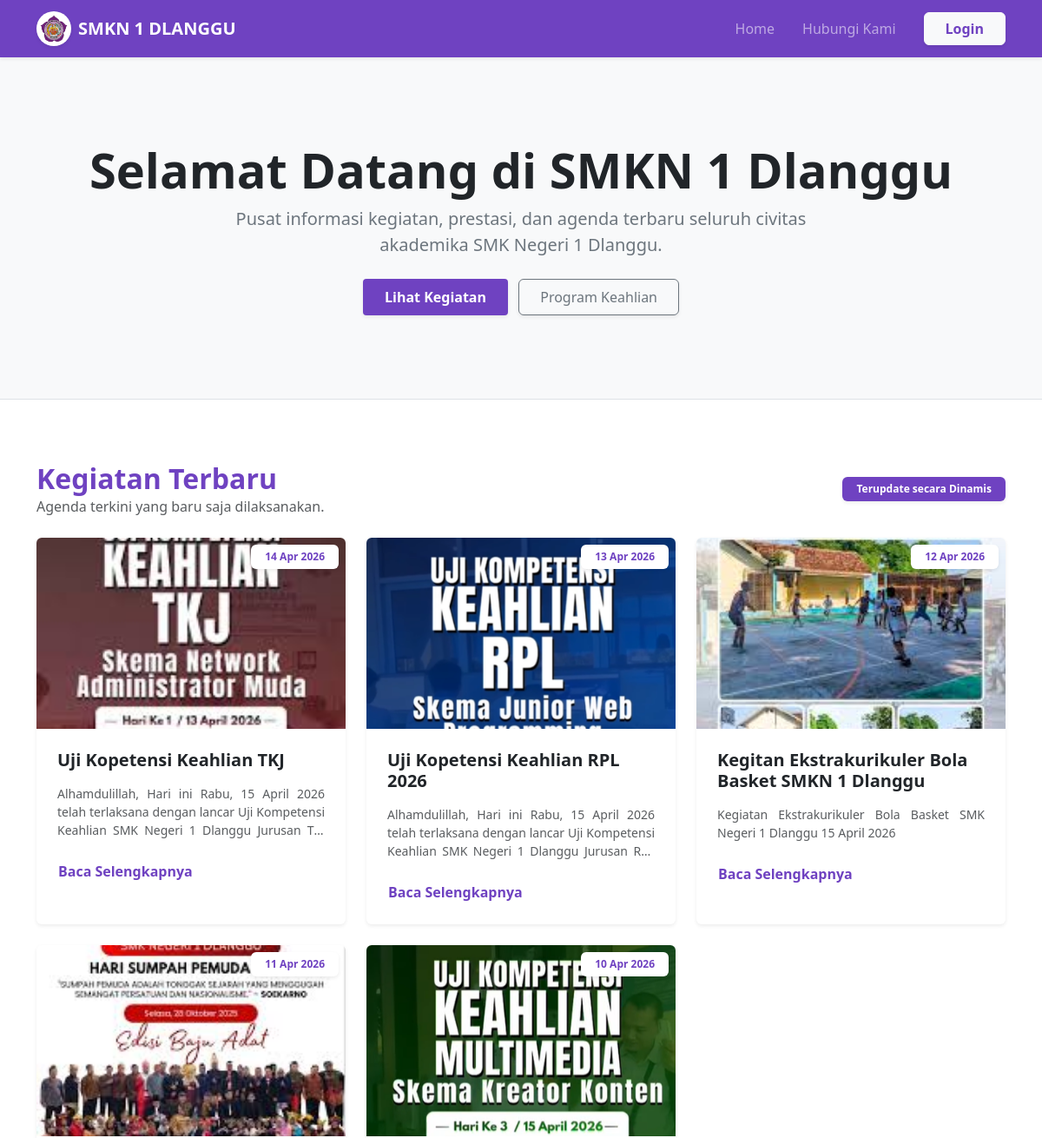
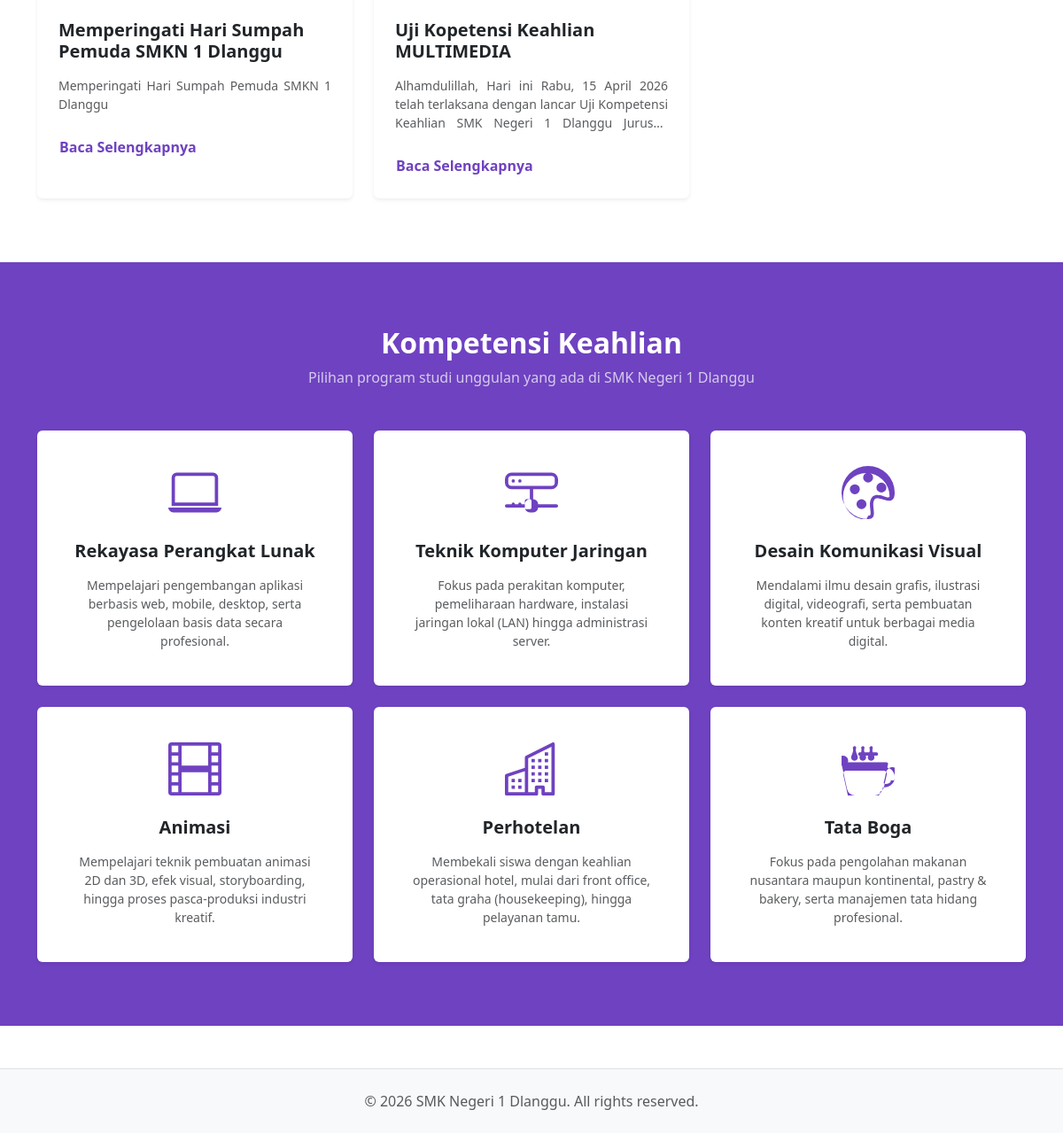
The page / on the database its author committed (2 pictures, top to bottom).
### tables this page shows
CREATE TABLE `kegiatan` (
  `id_kegiatan` int NOT NULL,
  `judul_kegiatan` varchar(255) NOT NULL,
  `deskripsi` text NOT NULL,
  `tanggal_kegiatan` date NOT NULL,
  `gambar` varchar(255) NOT NULL
);

### index.php (the view, shortened to what this page needs)
<?php
include 'config/koneksi.php';
include 'layouts/header.php';
?>
<div class="py-5 bg-light border-bottom">
    <div class="container text-center py-5">
        <h1 class="display-4 fw-bold text-dark">Selamat Datang di SMKN 1 Dlanggu</h1>
        <p class="lead text-secondary mx-auto" style="max-width: 700px;">
            Pusat informasi kegiatan, prestasi, dan agenda terbaru seluruh civitas akademika SMK Negeri 1 Dlanggu.
        </p>
        <div class="mt-4">
            <a href="#kegiatan" class="btn btn-purple px-4 py-2 fw-bold shadow-sm">Lihat Kegiatan</a>
            <a href="#jurusan" class="btn btn-outline-secondary px-4 py-2 ms-2 shadow-sm">Program Keahlian</a>
        </div>
    </div>
</div>
<div class="container my-5 py-4" id="kegiatan">
    <div class="row mb-4 align-items-center">
        <div class="col-md-6">
            <h2 class="fw-bold text-purple m-0">Kegiatan Terbaru</h2>
            <p class="text-muted m-0">Agenda terkini yang baru saja dilaksanakan.</p>
        </div>
        <div class="col-md-6 text-md-end mt-3 mt-md-0">
            <div class="badge bg-purple px-3 py-2 shadow-sm">Terupdate secara Dinamis</div>
        </div>
    </div>
    <div class="row g-4">
        <?php
        $query = "SELECT * FROM kegiatan ORDER BY tanggal_kegiatan DESC";
        $result = mysqli_query($koneksi, $query);
        if (mysqli_num_rows($result) > 0) {
            while ($data = mysqli_fetch_assoc($result)) {
                $id_modal = "modalKegiatan" . $data['id_kegiatan'];
        ?>
                <div class="col-md-4">
                    <div class="card h-100 border-0 shadow-sm overflow-hidden">
                        <div style="height: 220px; position: relative;">
                            <img src="assets/img/<?php echo $data['gambar']; ?>" class="w-100 h-100" style="object-fit: cover;" alt="Kegiatan">
                            <div class="position-absolute top-0 end-0 m-2">
                                <span class="badge bg-white text-purple shadow-sm px-3 py-2">
                                    <?php echo date('d M Y', strtotime($data['tanggal_kegiatan'])); ?>
                                </span>
                            </div>
                        </div>
                        <div class="card-body p-4">
                            <h5 class="card-title fw-bold mb-3 text-dark"><?php echo $data['judul_kegiatan']; ?></h5>
                            <p class="card-text text-muted small mb-4" style="display: -webkit-box; -webkit-line-clamp: 3; -webkit-box-orient: vertical; overflow: hidden; text-align: justify;">
                                <?php echo $data['deskripsi']; ?>
                            </p>
                            <button type="button" class="btn btn-link text-purple p-0 fw-bold text-decoration-none" data-bs-toggle="modal" data-bs-target="#<?php echo $id_modal; ?>">
                                Baca Selengkapnya <i class="bi bi-arrow-right"></i>
                            </button>
                        </div>
                    </div>
                </div>
        <?php
            }
        } else {
            echo "<div class='col-12 text-center py-5'><p class='text-muted'>Belum ada data kegiatan.</p></div>";
        }
        ?>
    </div>
</div>
<div class="bg-purple text-white py-5 mt-5" id="jurusan">
    <div class="container py-4">
        <div class="text-center mb-5">
            <h2 class="fw-bold m-0">Kompetensi Keahlian</h2>
            <p class="text-light mt-2 opacity-75">Pilihan program studi unggulan yang ada di SMK Negeri 1 Dlanggu</p>
        </div>
        <div class="row g-4 justify-content-center">
            <div class="col-md-4">
                <div class="card h-100 border-0 shadow-sm text-center p-4">
                    <div class="card-body">
                        <div class="mb-4">
                            <svg xmlns="http://www.w3.org/2000/svg" width="60" height="60" fill="#6f42c1" class="bi bi-laptop" viewBox="0 0 16 16">
                                <path d="M13.5 3a.5.5 0 0 1 .5.5V11H2V3.5a.5.5 0 0 1 .5-.5h11zm-11-1A1.5 1.5 0 0 0 1 3.5V12h14V3.5A1.5 1.5 0 0 0 13.5 2h-11zM0 12.5h16a1.5 1.5 0 0 1-1.5 1.5h-13A1.5 1.5 0 0 1 0 12.5z"/>
                            </svg>
                        </div>
                        <h5 class="fw-bold text-dark mb-3">Rekayasa Perangkat Lunak</h5>
                        <p class="text-muted small mb-0">Mempelajari pengembangan aplikasi berbasis web, mobile, desktop, serta pengelolaan basis data secara profesional.</p>
                    </div>
                </div>
            </div>
            <div class="col-md-4">
                <div class="card h-100 border-0 shadow-sm text-center p-4">
                    <div class="card-body">
                        <div class="mb-4">
                        </div>
                        <h5 class="fw-bold text-dark mb-3">Teknik Komputer Jaringan</h5>
                        <p class="text-muted small mb-0">Fokus pada perakitan komputer, pemeliharaan hardware, instalasi jaringan lokal (LAN) hingga administrasi server.</p>
                    </div>
                </div>
            </div>
            <div class="col-md-4">
                <div class="card h-100 border-0 shadow-sm text-center p-4">
                    <div class="card-body">
                        <div class="mb-4">
                        </div>
                        <h5 class="fw-bold text-dark mb-3">Desain Komunikasi Visual</h5>
                        <p class="text-muted small mb-0">Mendalami ilmu desain grafis, ilustrasi digital, videografi, serta pembuatan konten kreatif untuk berbagai media digital.</p>
                    </div>
                </div>
            </div>
            <div class="col-md-4">
                <div class="card h-100 border-0 shadow-sm text-center p-4">
                    <div class="card-body">
                        <div class="mb-4">
                        </div>
                        <h5 class="fw-bold text-dark mb-3">Animasi</h5>
                        <p class="text-muted small mb-0">Mempelajari teknik pembuatan animasi 2D dan 3D, efek visual, storyboarding, hingga proses pasca-produksi industri kreatif.</p>
                    </div>
                </div>
            </div>
            <div class="col-md-4">
                <div class="card h-100 border-0 shadow-sm text-center p-4">
                    <div class="card-body">
                        <div class="mb-4">
                        </div>
                        <h5 class="fw-bold text-dark mb-3">Perhotelan</h5>
                        <p class="text-muted small mb-0">Membekali siswa dengan keahlian operasional hotel, mulai dari front office, tata graha (housekeeping), hingga pelayanan tamu.</p>
                    </div>
                </div>
            </div>
            <div class="col-md-4">
                <div class="card h-100 border-0 shadow-sm text-center p-4">
                    <div class="card-body">
                        <div class="mb-4">
                        </div>
                        <h5 class="fw-bold text-dark mb-3">Tata Boga</h5>
                        <p class="text-muted small mb-0">Fokus pada pengolahan makanan nusantara maupun kontinental, pastry & bakery, serta manajemen tata hidang profesional.</p>
                    </div>
                </div>
            </div>
        </div>
    </div>
</div>
<?php include 'layouts/footer.php'; ?>

### layouts/header.php (shortened to what this page needs)
<?php
$direktori_sekarang = basename(dirname($_SERVER['PHP_SELF']));
$path = ($direktori_sekarang == 'admin') ? '../' : '';
?>
<!DOCTYPE html>
<html lang="id">
<head>
    <link href="https://cdn.jsdelivr.net/npm/bootstrap@5.3.0/dist/css/bootstrap.min.css" rel="stylesheet">
</head>
<body>
<nav class="navbar navbar-expand-lg navbar-dark bg-purple py-2 shadow-sm">
    <div class="container">
        <a class="navbar-brand fw-bold d-flex align-items-center" href="<?php echo $path; ?>index.php">
            <img src="<?php echo $path; ?>assets/img/logo.png" alt="Logo SMKN 1 Dlanggu" width="40" height="40" class="me-2 rounded-circle bg-white p-1 shadow-sm">
            <span class="d-none d-sm-inline">SMKN 1 DLANGGU</span>
        </a>
        <div class="collapse navbar-collapse" id="navbarNav">
            <ul class="navbar-nav ms-auto align-items-center">
                <li class="nav-item"><a class="nav-link px-3" href="<?php echo $path; ?>index.php">Home</a></li>
                <li class="nav-item"><a class="nav-link px-3" href="<?php echo $path; ?>kontak.php">Hubungi Kami</a></li>
                <?php if (!isset($_SESSION['status']) || $_SESSION['status'] != "login"): ?>
                <li class="nav-item ms-lg-3">
                    <a class="btn btn-light text-purple fw-bold px-4 shadow-sm" href="<?php echo $path; ?>login.php">Login</a>
                </li>
                <?php else: ?>
                <li class="nav-item ms-lg-3">
                    <a class="nav-link fw-bold text-white border border-white rounded px-3 ms-2" href="<?php echo $path; ?>admin/index.php">Dashboard Admin</a>
                </li>
                <?php endif; ?>
            </ul>
        </div>
    </div>
</nav>

### layouts/footer.php (shortened to what this page needs)
<footer class="bg-light text-center py-4 mt-5 border-top">
    <div class="container">
        <p class="mb-0 text-muted">&copy; 2026 SMK Negeri 1 Dlanggu. All rights reserved.</p>
    </div>
</footer>
</body>
</html>

### layouts/header.php (style rules this page uses)
:root { --ungu-utama: #6f42c1; --ungu-gelap: #5a32a3; }
.bg-purple { background-color: var(--ungu-utama) !important; }
.btn-purple { background-color: var(--ungu-utama); color: white; border-radius: 4px; }
.text-purple { color: var(--ungu-utama); }

### rows shown on the page
kegiatan: gambar (picture), tanggal_kegiatan "14 Apr 2026", judul_kegiatan "Uji Kopetensi Keahlian TKJ", deskripsi "Alhamdulillah, Hari ini Rabu, 15 April 2026 telah terlaksana dengan lancar Uji Kompetensi Keahlian SMK Negeri 1 Dlanggu Jurusan…"
kegiatan: gambar (picture), tanggal_kegiatan "13 Apr 2026", judul_kegiatan "Uji Kopetensi Keahlian RPL 2026", deskripsi "Alhamdulillah, Hari ini Rabu, 15 April 2026 telah terlaksana dengan lancar Uji Kompetensi Keahlian SMK Negeri 1 Dlanggu Jurusan…"
kegiatan: gambar (picture), tanggal_kegiatan "12 Apr 2026", judul_kegiatan "Kegitan Ekstrakurikuler Bola Basket SMKN 1 Dlanggu", deskripsi "Kegiatan Ekstrakurikuler Bola Basket SMK Negeri 1 Dlanggu 15 April 2026"
kegiatan: gambar (picture), tanggal_kegiatan "11 Apr 2026", judul_kegiatan "Memperingati Hari Sumpah Pemuda SMKN 1 Dlanggu", deskripsi "Memperingati Hari Sumpah Pemuda SMKN 1 Dlanggu"
kegiatan: gambar (picture), tanggal_kegiatan "10 Apr 2026", judul_kegiatan "Uji Kopetensi Keahlian MULTIMEDIA", deskripsi "Alhamdulillah, Hari ini Rabu, 15 April 2026 telah terlaksana dengan lancar Uji Kompetensi Keahlian SMK Negeri 1 Dlanggu…"
